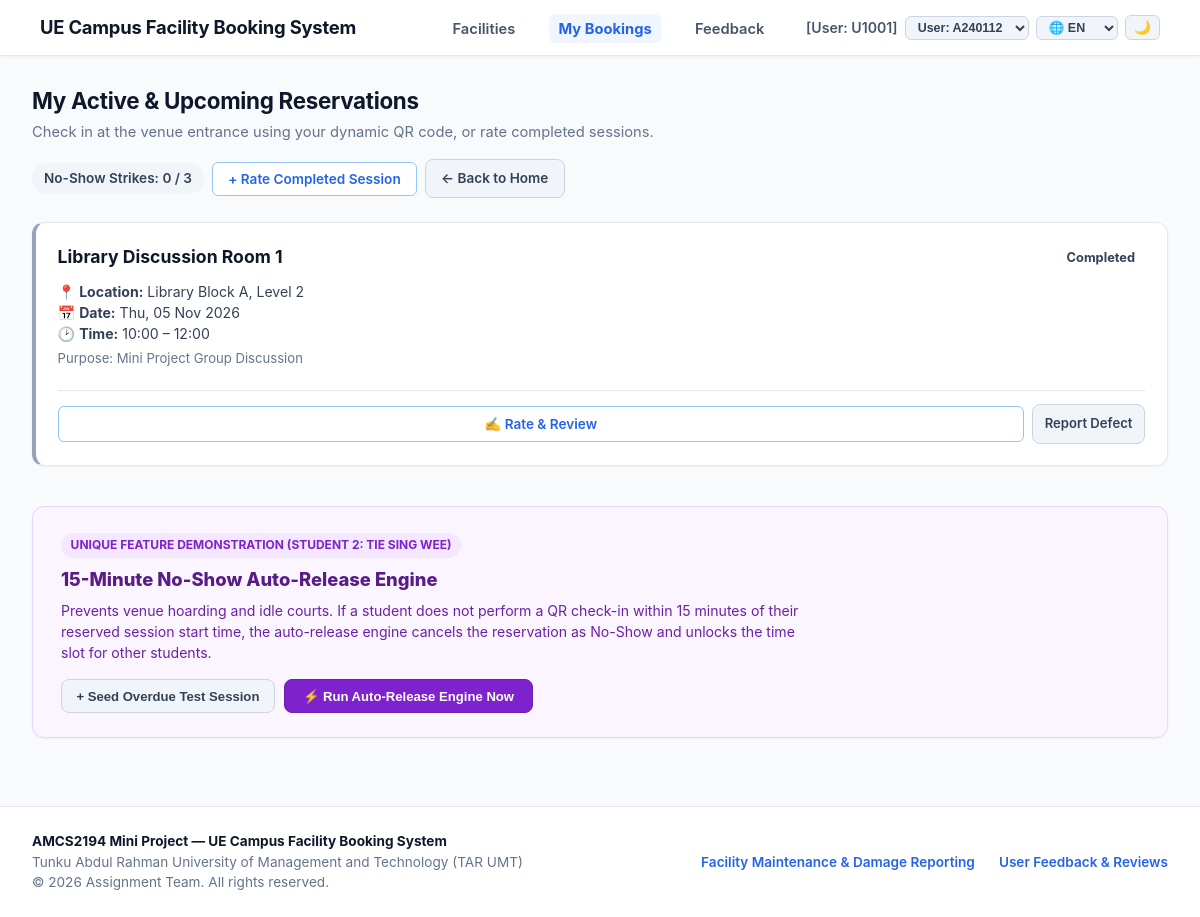
Screenshot of /my_bookings.php with the database file from the repository.
### tables this page shows
CREATE TABLE `user` (
  `UserID` varchar(10) NOT NULL,
  `FullName` varchar(100) NOT NULL,
  `CampusEmail` varchar(100) NOT NULL,
  `PhoneNo` varchar(15) NOT NULL,
  `UserRole` enum('Student','Staff','Admin','Technician') NOT NULL,
  `AccountStatus` enum('Active','Suspended','Inactive') DEFAULT 'Active',
  `BookingBanUntil` datetime DEFAULT NULL,
  `PasswordHash` varchar(255) NOT NULL
);

CREATE TABLE `booking` (
  `BookingID` varchar(10) NOT NULL,
  `UserID` varchar(10) NOT NULL,
  `FacilityID` varchar(10) NOT NULL,
  `BookingDate` date NOT NULL,
  `StartTime` time NOT NULL,
  `EndTime` time NOT NULL,
  `Purpose` varchar(200) NOT NULL,
  `BookingStatus` enum('Confirmed','Checked-In','Cancelled','No-Show','Completed') DEFAULT 'Confirmed'
);

CREATE TABLE `facility` (
  `FacilityID` varchar(10) NOT NULL,
  `FacilityName` varchar(100) NOT NULL,
  `Category` enum('Sports','Academic') NOT NULL,
  `LocationBlock` varchar(50) NOT NULL,
  `Capacity` int(11) NOT NULL,
  `AvailabilityStatus` enum('Available','Under Maintenance','Closed') DEFAULT 'Available'
);

### includes/auth.php (called while the page is built, shortened)
<?php
require_once __DIR__ . '/db.php';
class AuthService {
    public static function setActiveUser(string $userId): bool {
        $db = getDB();
        $stmt = $db->prepare('SELECT UserID, FullName, CampusEmail, PhoneNo, UserRole, AccountStatus FROM user WHERE UserID = ?');
        $stmt->execute([$userId]);
        $user = $stmt->fetch();
        if ($user) {
            return true;
        }
        return false;
    }
    public static function getCurrentUser(): array {
        if (!isset($_SESSION['user'])) {
            if (!self::setActiveUser('A240112')) {
                self::setActiveUser('U1001');
            }
        }
        return $_SESSION['user'];
    }
}

### includes/i18n.php (called while the page is built, shortened)
<?php
class I18n {
    private static ?string $currentLang = null;
    public static function getLang(): string {
        if (self::$currentLang !== null) {
            return self::$currentLang;
        }
        $detected = self::detectBrowserLanguage();
        self::$currentLang = $detected;
        return $detected;
    }
    private static function detectBrowserLanguage(): string {
        $header = strtolower($_SERVER['HTTP_ACCEPT_LANGUAGE'] ?? '');
        $parts = explode(',', $header);
        foreach ($parts as $part) {
            $code = trim(explode(';', $part)[0]);
            if (str_starts_with($code, 'en')) {
                return 'en';
            }
        }
        return 'en';
    }
    public static function get(string $key): string {
        $lang = self::getLang();
        return self::$translations[$lang][$key] ?? self::$translations['en'][$key] ?? $key;
    }
}
function t(string $key): string {
    return I18n::get($key);
}

### includes/db.php (called while the page is built, shortened)
<?php
class Database {
    private static ?PDO $instance = null;
    public static function getConnection(): PDO {
        if (self::$instance === null) {
            $dsn = sprintf(
                'mysql:host=%s;port=%s;dbname=%s;charset=%s',
                self::DB_HOST,
                self::DB_PORT,
                self::DB_NAME,
                self::DB_CHARSET
            );
            $options = [
                PDO::ATTR_ERRMODE            => PDO::ERRMODE_EXCEPTION,
                PDO::ATTR_DEFAULT_FETCH_MODE => PDO::FETCH_ASSOC,
                PDO::ATTR_EMULATE_PREPARES   => false,
            ];
            try {
                self::$instance = new PDO($dsn, self::DB_USER, self::DB_PASS, $options);
            } catch (PDOException $e) {
                error_log('Database Connection Error: ' . $e->getMessage());
                die('Database connection failed. Please ensure the MariaDB service in XAMPP is running.');
            }
        }
        return self::$instance;
    }
}
function getDB(): PDO {
    return Database::getConnection();
}

### services/BookingService.php (called while the page is built, shortened)
<?php
require_once __DIR__ . '/../includes/db.php';
class BookingService {
    private PDO $db;
    public function __construct(?PDO $db = null) {
        $this->db = $db ?? getDB();
    }
    public function getUserBookings(string $userId): array {
        $stmt = $this->db->prepare(
            "SELECT b.*, f.FacilityName, f.LocationBlock, f.Category AS FacilityCategory, f.Capacity, f.AvailabilityStatus
             FROM booking b
             JOIN facility f ON b.FacilityID = f.FacilityID
             WHERE b.UserID = ?
             ORDER BY b.BookingDate DESC, b.StartTime DESC"
        );
        $stmt->execute([$userId]);
        return $stmt->fetchAll();
    }
    public function getUserPenaltyStatus(string $userId): array {
        $countStmt = $this->db->prepare("SELECT COUNT(*) FROM booking WHERE UserID = ? AND BookingStatus = 'No-Show'");
        $countStmt->execute([$userId]);
        $noShowCount = (int)$countStmt->fetchColumn();
        $userStmt = $this->db->prepare("SELECT BookingBanUntil FROM user WHERE UserID = ?");
        $userStmt->execute([$userId]);
        $banUntil = $userStmt->fetchColumn();
        $isBanned = $banUntil && strtotime((string)$banUntil) > time();
        return [
            'no_show_count' => $noShowCount,
            'is_banned'     => (bool)$isBanned,
            'ban_until'     => $isBanned ? (string)$banUntil : null,
        ];
    }
}

### my_bookings.php (the view, shortened to what this page needs)
<?php
require_once __DIR__ . '/includes/auth.php';
require_once __DIR__ . '/services/BookingService.php';
$activeNav = 'bookings';
$bookingService = new BookingService();
$currentUser    = AuthService::getCurrentUser();
$userBookings  = $bookingService->getUserBookings($currentUser['UserID']);
$penaltyStatus = $bookingService->getUserPenaltyStatus($currentUser['UserID']);
require_once __DIR__ . '/includes/header.php';
?>
<div class="page-header-row">
    <div>
        <h1 class="page-title"><?= htmlspecialchars(t('sec_reservations')) ?></h1>
        <p class="page-subtitle"><?= htmlspecialchars(t('sec_reservations_sub')) ?></p>
    </div>
    <div style="display: flex; gap: 0.5rem; align-items: center; flex-wrap: wrap;">
        <span class="user-pill-chip" style="<?= $penaltyStatus['no_show_count'] >= 3 ? 'background:#fee2e2; color:#991b1b; border:1px solid #fecaca;' : '' ?>">
            <?= htmlspecialchars(t('strikes_label')) ?> <?= (int)$penaltyStatus['no_show_count'] ?> / 3
        </span>
        <a href="modules/feedback/completed.php" class="btn btn-outline-blue" style="padding: 0.5rem 0.95rem; font-size: 0.85rem;">
            <?= htmlspecialchars(t('btn_rate_completed')) ?>
        </a>
        <a href="index.php" class="btn btn-cancel" style="padding: 0.5rem 0.95rem; font-size: 0.85rem;">
            <?= htmlspecialchars(t('btn_back_home')) ?>
        </a>
    </div>
</div>
<?php if (empty($userBookings)): ?>
    <div class="ui-card" style="text-align: center; padding: 2.5rem; margin-bottom: 2rem;">
        <p style="color: var(--text-muted); font-size: 0.95rem; margin-bottom: 1rem;"><?= htmlspecialchars(t('no_bookings_msg')) ?></p>
        <a href="index.php#facility-directory" class="btn btn-primary-blue"><?= htmlspecialchars(t('btn_book_now')) ?></a>
    </div>
<?php else: ?>
    <div style="display: grid; grid-template-columns: repeat(auto-fit, minmax(340px, 1fr)); gap: 1.25rem; margin-bottom: 2.5rem;">
        <?php foreach ($userBookings as $b):
            $status = $b['BookingStatus'];
            $statusBadgeClass = match($status) {
                'Confirmed'   => 'pill-high',
                'Checked-In'  => 'pill-low',
                'Completed'   => 'pill-completed',
                'No-Show'     => 'pill-critical',
                default       => 'pill-medium'
            };
            $statusLabel = match($status) {
                'Confirmed'   => t('status_confirmed'),
                'Checked-In'  => t('status_checked_in'),
                'Completed'   => t('status_completed'),
                'No-Show'     => t('status_no_show'),
                default       => $status
            };
        ?>
            <div class="ui-card" style="margin: 0; padding: 1.35rem; display: flex; flex-direction: column; justify-content: space-between; border-left: 4px solid <?= $status === 'Checked-In' ? '#10b981' : ($status === 'Confirmed' ? '#2563eb' : '#94a3b8') ?>;">
                <div>
                    <div style="display: flex; justify-content: space-between; align-items: flex-start; margin-bottom: 0.6rem;">
                        <div>
                            <h3 style="font-size: 1.1rem; font-weight: 700; color: var(--text-heading); margin: 0;">
                                <?= htmlspecialchars($b['FacilityName']) ?>
                            </h3>
                        </div>
                        <span class="pill-badge <?= $statusBadgeClass ?>" style="font-size: 0.8rem; padding: 0.25rem 0.65rem;">
                            <?= htmlspecialchars($statusLabel) ?>
                        </span>
                    </div>
                    <div style="font-size: 0.88rem; color: var(--text-body); margin-bottom: 0.85rem; line-height: 1.5;">
                        <div>&#128205; <strong><?= htmlspecialchars(t('lbl_location')) ?></strong> <?= htmlspecialchars($b['LocationBlock']) ?></div>
                        <div>&#128197; <strong><?= htmlspecialchars(t('lbl_date')) ?></strong> <?= htmlspecialchars(date('D, d M Y', strtotime($b['BookingDate']))) ?> </div>
                        <div>&#128337; <strong><?= htmlspecialchars(t('lbl_time')) ?></strong> <?= htmlspecialchars(substr($b['StartTime'], 0, 5)) ?> &ndash; <?= htmlspecialchars(substr($b['EndTime'], 0, 5)) ?></div>
                        <div style="color: var(--text-muted); font-size: 0.82rem; margin-top: 0.25rem;"><?= htmlspecialchars(t('lbl_purpose')) ?> <?= htmlspecialchars($b['Purpose']) ?></div>
                    </div>
                </div>
                <div style="display: flex; gap: 0.5rem; align-items: center; border-top: 1px solid var(--border-color); padding-top: 0.85rem; margin-top: 0.5rem;">
                    <?php if ($status === 'Confirmed'): ?>
                        <button type="button"
                                class="btn btn-primary-blue"
                                onclick="openQrModal('<?= htmlspecialchars($b['BookingID']) ?>', '<?= htmlspecialchars($b['FacilityName'], ENT_QUOTES) ?>', '<?= htmlspecialchars($b['BookingDate']) ?>', '<?= htmlspecialchars(substr($b['StartTime'], 0, 5)) ?> - <?= htmlspecialchars(substr($b['EndTime'], 0, 5)) ?>')"
                                style="flex: 1; padding: 0.55rem; font-size: 0.85rem; font-weight: 700; display: inline-flex; justify-content: center; align-items: center; gap: 0.4rem;">
                            &#128241; <?= htmlspecialchars(t('btn_qr_checkin')) ?>
                        </button>
                    <?php elseif ($status === 'Completed'): ?>
                        <a href="modules/feedback/submit.php?booking_id=<?= urlencode($b['BookingID']) ?>" class="btn btn-outline-blue" style="flex: 1; padding: 0.55rem; font-size: 0.85rem; text-align: center;">
                            &#9997; <?= htmlspecialchars(t('btn_rate_review')) ?>
                        </a>
                    <?php endif; ?>
                    <a href="modules/maintenance/report.php?facility_id=<?= urlencode($b['FacilityID']) ?>" class="btn btn-cancel" style="padding: 0.55rem 0.75rem; font-size: 0.82rem;">
                        <?= htmlspecialchars(t('btn_report_short')) ?>
                    </a>
                </div>
            </div>
        <?php endforeach; ?>
    </div>
<?php endif; ?>
<div id="no-show-engine" class="ui-card auto-release-card">
    <div style="display: flex; justify-content: space-between; align-items: flex-start; flex-wrap: wrap; gap: 1rem;">
        <div style="max-width: 750px;">
            <div class="auto-release-badge">
                <?= htmlspecialchars(t('uf_badge')) ?>
            </div>
            <h3 class="auto-release-title">
                <?= htmlspecialchars(t('uf_title')) ?>
            </h3>
            <p class="auto-release-desc">
                <?= htmlspecialchars(t('uf_desc')) ?>
            </p>
        </div>
        <div style="display: flex; gap: 0.6rem; align-items: center; flex-wrap: wrap;">
            <form method="POST" action="my_bookings.php" style="margin: 0;">
                <button type="submit" class="btn btn-cancel" style="font-size: 0.82rem; padding: 0.55rem 0.9rem;">
                    <?= htmlspecialchars(t('btn_seed_overdue')) ?>
                </button>
            </form>
            <form method="POST" action="my_bookings.php" style="margin: 0;">
                <button type="submit" class="btn btn-primary-blue" style="background-color: #7e22ce; border-color: #6b21a8; font-size: 0.82rem; padding: 0.55rem 1.1rem; font-weight: 700;">
                    <?= htmlspecialchars(t('btn_run_autorelease')) ?>
                </button>
            </form>
        </div>
    </div>
</div>
<?php require_once __DIR__ . '/includes/footer.php'; ?>

### includes/header.php (shortened to what this page needs)
<?php
require_once __DIR__ . '/auth.php';
require_once __DIR__ . '/i18n.php';
$currentLang = I18n::getLang();
$currentUser = AuthService::getCurrentUser();
$scriptName = $_SERVER['SCRIPT_NAME'] ?? '';
$pos = strpos($scriptName, '/UE-Campus-Facility-System');
if ($pos !== false) {
    $baseUrl = '/UE-Campus-Facility-System/';
} else {
    $baseUrl = '/';
}
$isAdmin      = ($currentUser['UserRole'] ?? '') === 'Admin';
$isTechnician = ($currentUser['UserRole'] ?? '') === 'Technician';
?>
<!DOCTYPE html>
<html lang="en">
<head>
    <link rel="stylesheet" href="<?= $baseUrl ?>assets/css/style.css">
</head>
<body>
<header class="navbar-top">
    <div class="nav-container">
        <a href="<?= $isTechnician ? $baseUrl . 'modules/maintenance/index.php' : $baseUrl . 'index.php' ?>" class="brand-title">
            <?= htmlspecialchars(t('brand_title')) ?>
        </a>
        <nav>
            <ul class="nav-links">
                <?php if ($isTechnician): ?>
                    <li><a href="<?= $baseUrl ?>modules/maintenance/index.php" class="nav-link <?= $activeNav === 'maintenance' ? 'active' : '' ?>"><?= htmlspecialchars(t('nav_maintenance')) ?></a></li>
                <?php else: ?>
                    <li><a href="<?= $baseUrl ?>index.php" class="nav-link <?= $activeNav === 'facilities' ? 'active' : '' ?>"><?= htmlspecialchars(t('nav_facilities')) ?></a></li>
                    <li><a href="<?= $baseUrl ?>my_bookings.php" class="nav-link <?= $activeNav === 'bookings' ? 'active' : '' ?>"><?= htmlspecialchars(t('nav_my_bookings')) ?></a></li>
                    <li><a href="<?= $baseUrl ?>modules/feedback/index.php" class="nav-link <?= $activeNav === 'feedback' ? 'active' : '' ?>"><?= htmlspecialchars(t('nav_feedback')) ?></a></li>
                <?php endif; ?>
                <li style="display: flex; align-items: center; gap: 0.45rem;">
                    <span class="user-badge-text">
                        <?php
                            $rolePrefix = $isAdmin ? 'Admin' : ($isTechnician ? 'Tech' : 'User');
                            echo '[' . $rolePrefix . ': ' . htmlspecialchars($currentUser['UserID']) . ']';
                        ?>
                    </span>
                    <form method="GET" style="margin: 0; display: inline;">
                        <select name="switch_user" onchange="this.form.submit()" class="nav-select-compact" title="Toggle persona for testing">
                            <option value="A240112" <?= $currentUser['UserID'] === 'A240112' ? 'selected' : '' ?>>User: A240112</option>
                        </select>
                    </form>
                    <form method="GET" style="margin: 0; display: inline;">
                        <select name="lang" onchange="this.form.submit()" class="nav-select-compact" title="<?= htmlspecialchars(t('lang_label')) ?>">
                            <option value="en" <?= $currentLang === 'en' ? 'selected' : '' ?>>🌐 EN</option>
                        </select>
                    </form>
                    <button type="button" id="themeToggleBtn" onclick="toggleUeTheme()" class="theme-toggle-btn" title="<?= htmlspecialchars(t('theme_toggle')) ?>">
                    </button>
                </li>
            </ul>
        </nav>
    </div>
</header>
<main class="main-wrapper">

### rows the page displays
user: UserRole "User", UserID "U1001"
booking: FacilityID.FacilityName "Library Discussion Room 1", BookingStatus "Completed", FacilityID.LocationBlock "Library Block A, Level 2", BookingDate "Thu, 05 Nov 2026", StartTime "10:00", EndTime "12:00", Purpose "Mini Project Group Discussion"

### other values shown
t('brand_title') "UE Campus Facility Booking System"
t('nav_facilities') "Facilities"
t('nav_my_bookings') "My Bookings"
t('nav_feedback') "Feedback"
t('sec_reservations') "My Active & Upcoming Reservations"
t('sec_reservations_sub') "Check in at the venue entrance using your dynamic QR code, or rate completed sessions."
t('strikes_label') "No-Show Strikes:"
$penaltyStatus['no_show_count'] "0"
t('btn_rate_completed') "+ Rate Completed Session"
t('btn_back_home') "← Back to Home"
t('uf_badge') "UNIQUE FEATURE DEMONSTRATION (STUDENT 2: TIE SING WEE)"
t('uf_title') "15-Minute No-Show Auto-Release Engine"
t('btn_seed_overdue') "+ Seed Overdue Test Session"
t('btn_run_autorelease') "⚡ Run Auto-Release Engine Now"
t('footer_maint') "Facility Maintenance & Damage Reporting"
